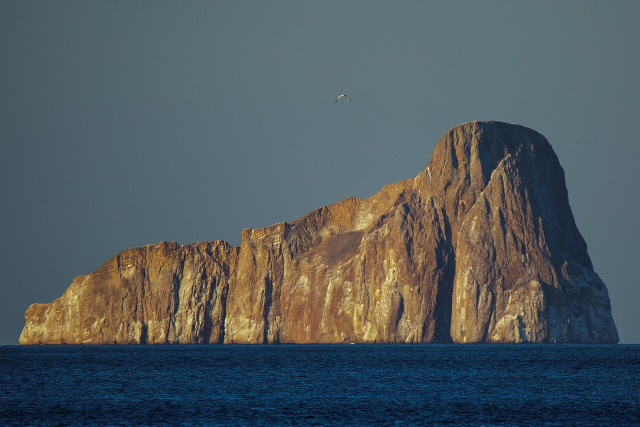
#> input picture design/aqua3d-review/galapagos/reference/spot_galapagos_raw.jpg, 1280 x 853 px (shown at 1/2 size)
$ python fix-12.py
#> lines starting #> are read from the running program, lines starting #| are printed output that depends on the picture
#!/usr/bin/env python3
"""
검수 시트에서 발견된 12종 사진 교체 + 왼쪽 향한 8종 좌우 반전(머리 오른쪽) + spot_galapagos.webp 수평선 정확 보정.
"""
import io
import json
import urllib.parse
import urllib.request
from pathlib import Path

import cv2
import numpy as np
from PIL import Image, ImageDraw
from rembg import new_session, remove

ROOT = Path(__file__).resolve().parents[3]
REF_DIR = ROOT / "design/aqua3d-review/galapagos/reference"
OUT_DIR = ROOT / "design/aqua3d-review/galapagos"
IMG_DIR = ROOT / "public/aqua/fish"
SM_DIR = ROOT / "public/aqua/fish/sm"
SPOT_PATH = ROOT / "public/fishing/spot_galapagos.webp"

HEADERS = {"User-Agent": "OurDaysAquariumBot/1.0 (https://github.com/DoyeonKR/our-days; contact@ourdays.app)"}

# 좌우 반전이 필요한 종 (현재 머리가 왼쪽을 향함 -> 머리 오른쪽으로)
FLIP_KEYS = [
    "picasso_triggerfish",
    "king_angelfish",
    "spanish_hogfish",
    "whitetip_reef_shark",
    "nautilus",
    "sailfish",
    "tiger_shark",
    "spotted_trumpetfish",
    "porcupinefish",
]

# 교체할 12종 — 정확한 단일 개체 실사/자연사 도판 검색어 + 필요 시 좌우반전 지정
REPLACE_12 = [
    ("galapagos_damselfish", ["Stegastes beebei", "Stegastes leucostictus", "Abudefduf troschelii"], None),
    ("moorish_idol", ["Zanclus cornutus aquarium", "Zanclus cornutus Hawaii", "Moorish Idol"], None),
    ("galapagos_lobster", ["Panulirus argus", "Spiny lobster", "Panulirus interruptus"], None),
    ("wahoo", ["Acanthocybium solandri", "Wahoo fish Duane Raver", "Wahoo NOAA"], None),
    ("goliath_grouper", ["Epinephelus itajara aquarium", "Goliath grouper Duane Raver", "Epinephelus lanceolatus"], None),
    ("scalloped_hammerhead", ["Sphyrna lewini swimming", "Hammerhead shark underwater", "Sphyrna mokarran"], None),
    ("mobula_ray", ["Mobula birostris", "Mobula alfredi", "Devil ray underwater"], None),
    ("blue_ringed_octopus", ["Hapalochlaena lunulata", "Greater blue-ringed octopus", "Blue-ringed octopus"], None),
    ("pilot_whale", ["Globicephala macrorhynchus NOAA", "Pilot whale illustration", "Globicephala melas drawing"], None),
    ("blue_marlin", ["Makaira nigricans Duane Raver", "Blue marlin NOAA", "Makaira nigricans illustration"], None),
    ("brydes_whale", ["Balaenoptera edeni NOAA", "Bryde whale illustration", "Balaenoptera borealis NOAA"], None),
    ("silky_shark", ["Carcharhinus falciformis swimming", "Silky shark underwater", "Carcharhinus galapagensis"], None),
]

BAD = ("diver", "scuba", "box", "crate", "market", "dead", "pile", "caught", "boat", "map", "range", "distribution", "svg", "diagram", "skeleton", "skull", "teeth", "jaw", "fossil", "stamp", "coin", "emergency", "pad", "person", "man", "woman", "reef0565", "atlanticgoliathgrouper", "sphyrna lewini 02", "spinetail devil ray", "hapalochlaena maculosa.jpg", "photo of the week", "acanthocybium solandri1", "carcharhinus falciformis piro4")


# [99 lines left out: functions http_get_json, http_get_bytes, search_cands, cutout, save_variants, not called in this run]


# 1. 왼쪽 향한 9종 좌우 반전 (머리 오른쪽으로)
for k in FLIP_KEYS:
    for pfx in ("", "juv_", "fry_"):
        p512 = IMG_DIR / f"{pfx}{k}.webp"
        p192 = SM_DIR / f"{pfx}{k}.webp"
        if p512.exists():
            im = Image.open(p512).transpose(Image.FLIP_LEFT_RIGHT)
            im.save(p512, "WEBP", quality=92, method=4)
            im.resize((192, 192), Image.LANCZOS).save(p192, "WEBP", quality=88, method=4)
print(f"Flipped {len(FLIP_KEYS)} species to face RIGHT.")

# 2. spot_galapagos.webp 수평선 정확 보정 (원본에서 바위가 끝나는 수평선을 정확히 찾아 왜곡 없이 배치)
raw_spot = Image.open(REF_DIR / "spot_galapagos_raw.jpg").convert("RGB")
#> raw_spot is the input picture: PIL image 1280x853 RGB; mean R, G, B 80.3, 90.6, 94.4
W, H = 1024, 1280
im_r = raw_spot.resize((W, int(raw_spot.height * W / raw_spot.width)), Image.LANCZOS)
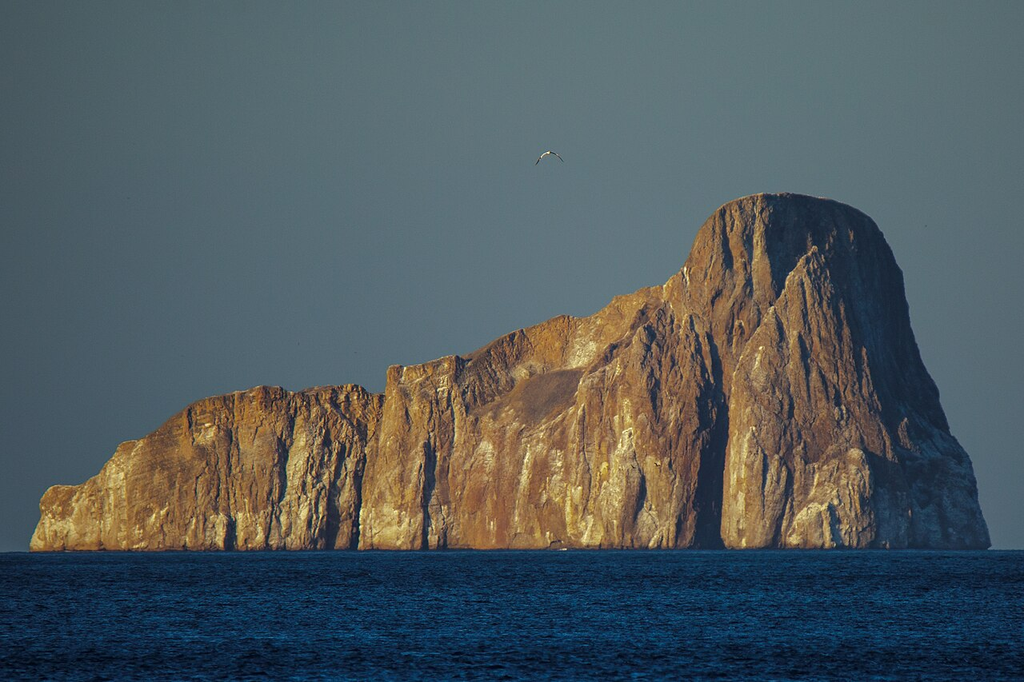
#> im_r: PIL image 1024x682 RGB; mean R, G, B 80.3, 90.6, 94.4
arr = np.array(im_r, dtype=np.float32)
# 원본에서 푸른 바다가 시작되는 수평선 행 자동 탐지 (B - R 이 급격히 커지는 행)
row_blue = (arr[:, :, 2] - arr[:, :, 0]).mean(axis=1)
#> row_blue = 682 values, max 71.26 at index 634, min -42.92 at index 523, mean 14.08
# 하단 절반에서 가장 급격히 파래지는 수평선 탐색
nh = arr.shape[0]
#> nh = 682
horiz_src = int(nh * 0.5) + int(np.argmax(np.diff(row_blue[int(nh * 0.5):int(nh * 0.92)]))) + 1
#> horiz_src = 550
print(f"Detected real horizon in spot photo at y={horiz_src}/{nh} ({horiz_src/nh:.2%})")
#| Detected real horizon in spot photo at y=550/682 (80.65%)

top_h = 435  # 34%
top_part = cv2.resize(arr[:horiz_src], (W, top_h), interpolation=cv2.INTER_AREA)
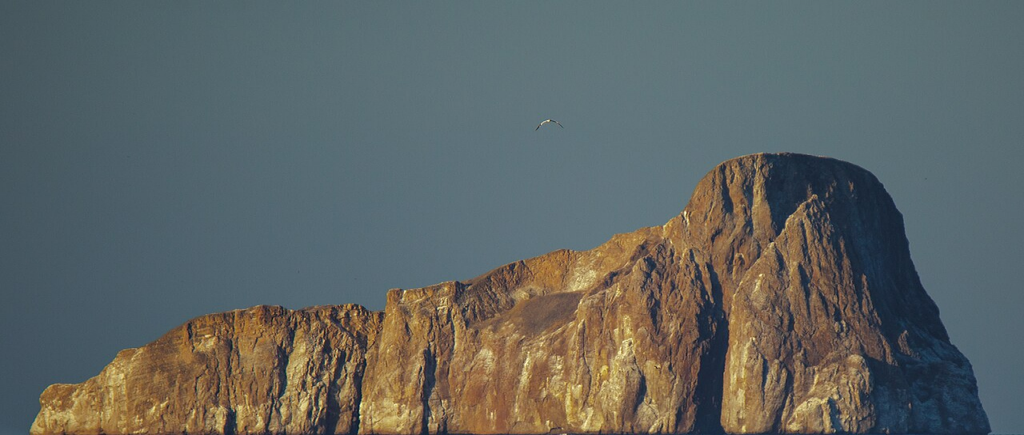
#> top_part: shape (435, 1024, 3) float32; mean R, G, B 95.9, 101.8, 99.9
sea_src = arr[horiz_src + 4 :, :]  # 수평선 아래 순수 바다만!
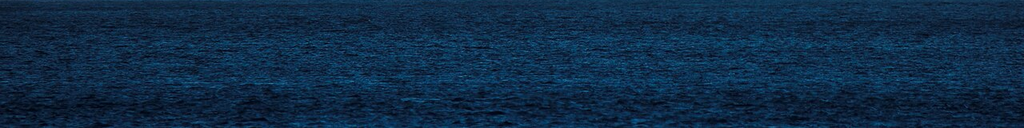
#> sea_src: shape (128, 1024, 3) float32; mean R, G, B 14.7, 43.1, 70.8
sea_h = H - top_h
sea_base = cv2.resize(sea_src, (W, sea_h), interpolation=cv2.INTER_CUBIC)
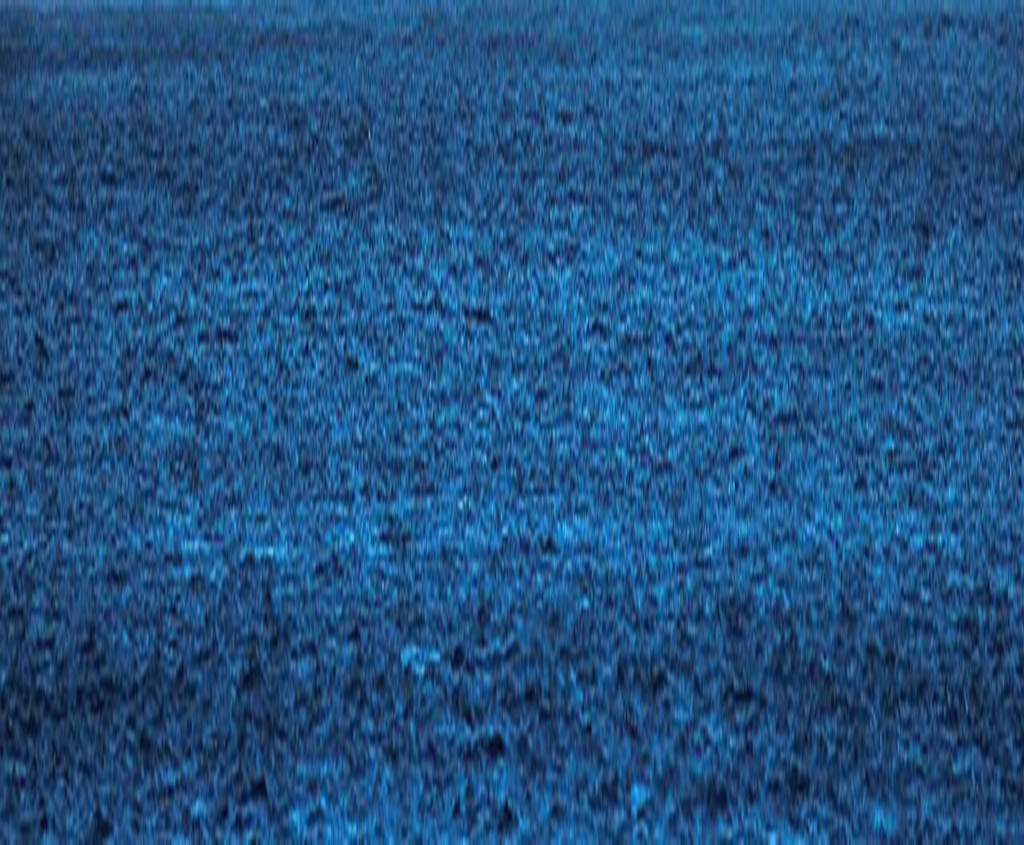
#> sea_base: shape (845, 1024, 3) float32; mean R, G, B 14.7, 43.1, 70.8; drawn with min black and max white
sea_smooth = cv2.GaussianBlur(sea_base.astype(np.uint8), (25, 9), 0).astype(np.float32)
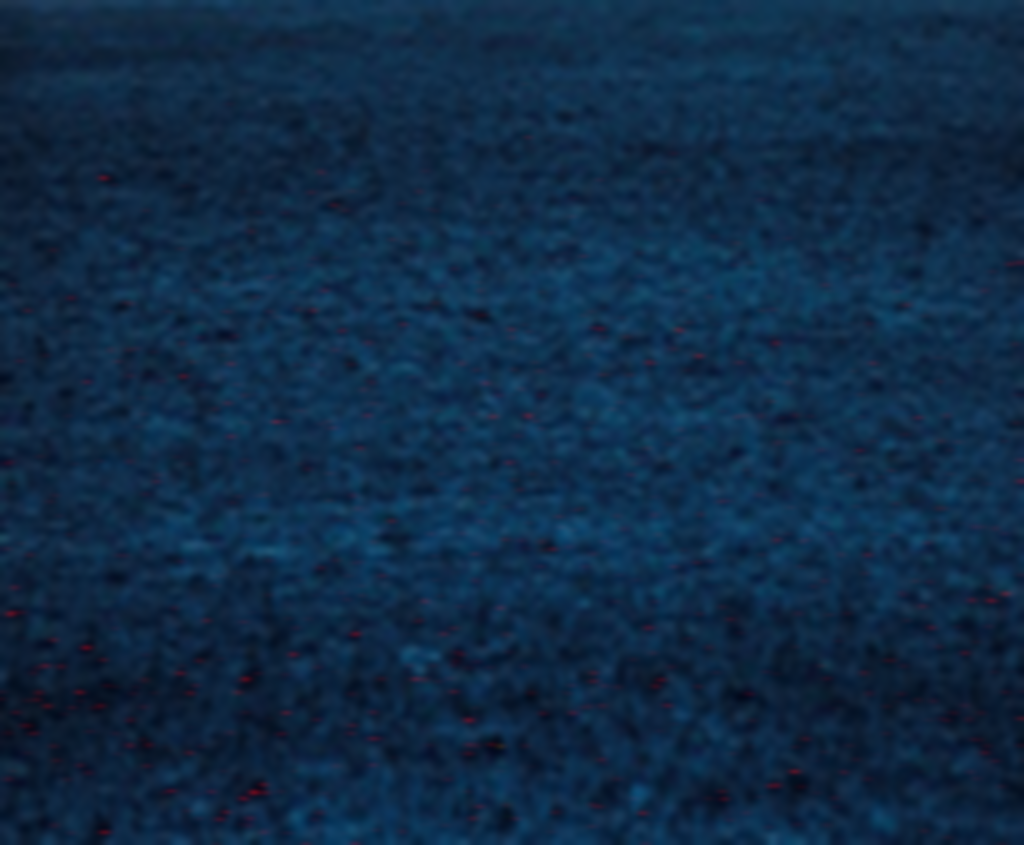
#> sea_smooth: shape (845, 1024, 3) float32; mean R, G, B 15.1, 42.6, 70.3
sea_detail = sea_base - cv2.GaussianBlur(sea_base.astype(np.uint8), (11, 5), 0).astype(np.float32)
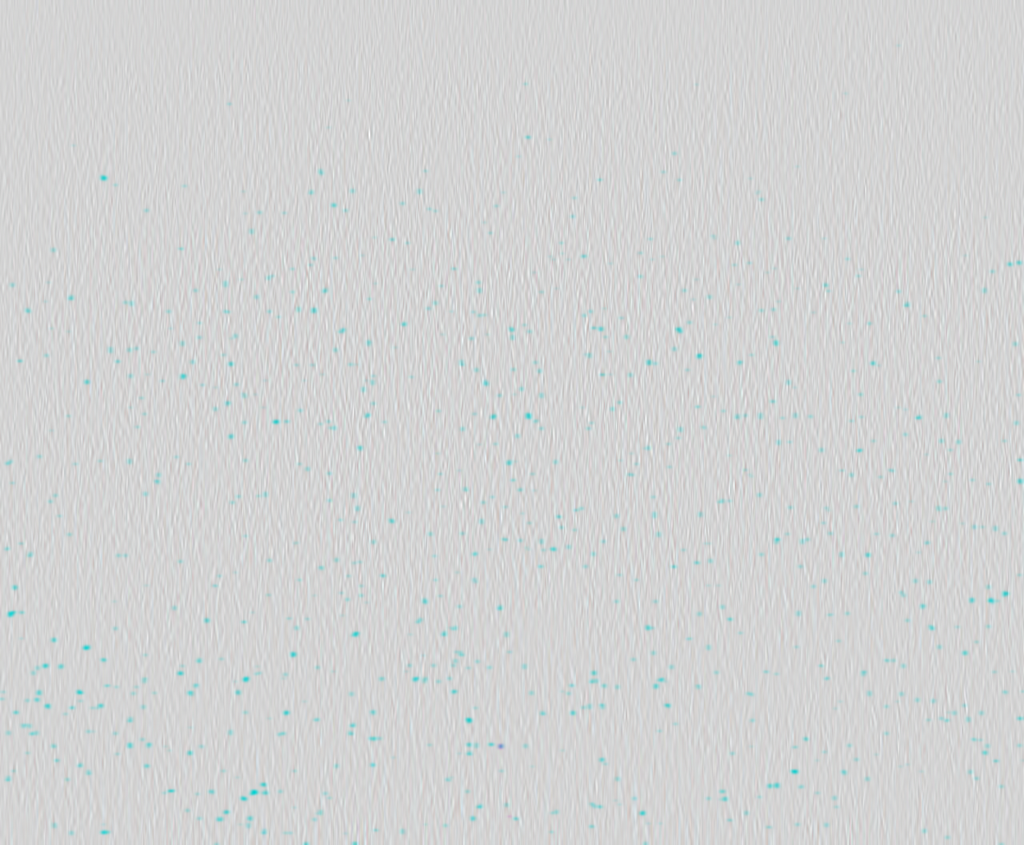
#> sea_detail: shape (845, 1024, 3) float32; mean R, G, B -0.4, 0.5, 0.5; drawn with min black and max white

out = np.zeros((H, W, 3), dtype=np.float32)
out[:top_h] = top_part
for y in range(sea_h):
    t = y / max(1, sea_h - 1)
    near_tint = np.array([16.0, 92.0, 126.0], dtype=np.float32)
    out[top_h + y] = sea_smooth[y] * (1.0 - 0.38 * t) + near_tint * (0.38 * t) + sea_detail[y] * (0.5 - 0.3 * t)
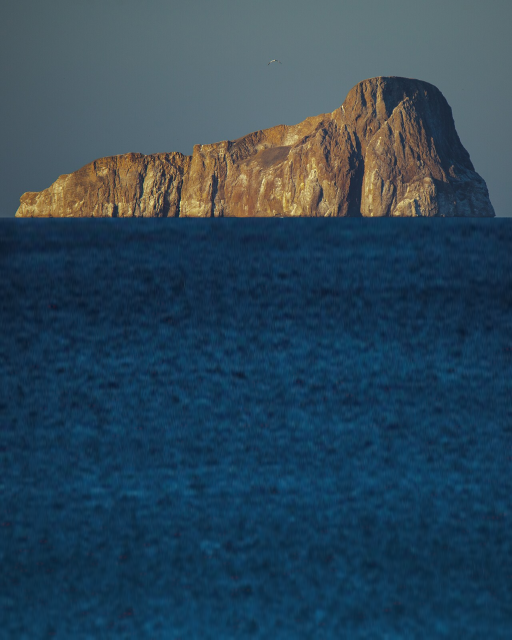
#> out: shape (1280, 1024, 3) float32 (shown at 1/2 size); mean R, G, B 42.7, 69.2, 87.7; drawn with min black and max white
for dy in range(-6, 6):
    y = top_h + dy
    w_b = (dy + 6) / 12.0
    out[y] = out[top_h - 7] * (1.0 - w_b) + out[top_h + 7] * w_b
Image.fromarray(np.clip(out, 0, 255).astype(np.uint8)).save(SPOT_PATH, "WEBP", quality=90, method=4)
print("Rebuilt clean undistorted spot_galapagos.webp")

# 3. 12종 사진 교체
#> (the run stopped early here; a loop or call above may not have finished)
